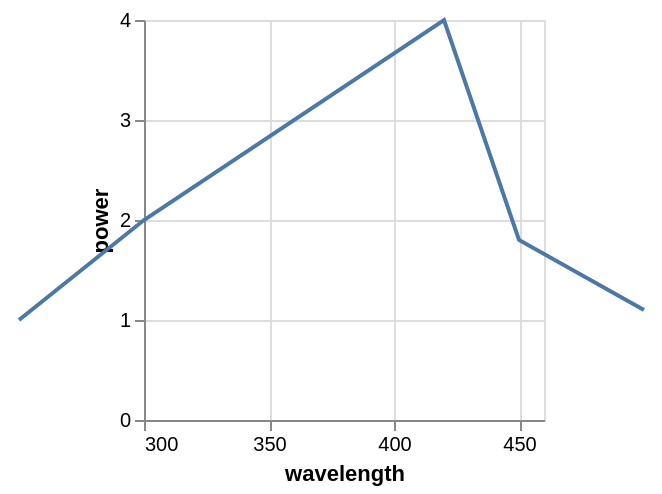

Source (Vega-Lite JSON):
### Vega specification from a JSON file in a GitHub repository (floating-point values rounded to 4 significant figures)
{"$schema": "https://vega.github.io/schema/vega/v5.json", "autosize": "pad", "padding": 5, "width": 200, "height": 200, "style": "cell", "data": [{"name": "source_0", "values": [{"wavelength": 250, "power": 1}, {"wavelength": 300, "power": 2}, {"wavelength": 420, "power": 4}, {"wavelength": 450, "power": 1.8}, {"wavelength": 500, "power": 1.1}]}, {"name": "data_0", "source": "source_0", "transform": [{"type": "formula", "expr": "toNumber(datum[\"wavelength\"])", "as": "wavelength"}]}], "marks": [{"name": "marks", "type": "line", "style": ["line"], "sort": {"field": "datum[\"wavelength\"]"}, "from": {"data": "data_0"}, "encode": {"update": {"stroke": {"value": "#4c78a8"}, "x": {"scale": "x", "field": "wavelength"}, "y": {"scale": "y", "field": "power"}, "defined": {"signal": "datum[\"wavelength\"] !== null && !isNaN(datum[\"wavelength\"]) && datum[\"power\"] !== null && !isNaN(datum[\"power\"])"}}}}], "scales": [{"name": "x", "type": "linear", "domain": [300, 450], "range": [0, {"signal": "width"}], "nice": true, "zero": false}, {"name": "y", "type": "linear", "domain": {"data": "data_0", "field": "power"}, "range": [{"signal": "height"}, 0], "nice": true, "zero": true}], "axes": [{"scale": "x", "orient": "bottom", "gridScale": "y", "grid": true, "tickCount": {"signal": "ceil(width/40)"}, "domain": false, "labels": false, "maxExtent": 0, "minExtent": 0, "ticks": false, "zindex": 0}, {"scale": "y", "orient": "left", "gridScale": "x", "grid": true, "tickCount": {"signal": "ceil(height/40)"}, "domain": false, "labels": false, "maxExtent": 0, "minExtent": 0, "ticks": false, "zindex": 0}, {"scale": "x", "orient": "bottom", "grid": false, "title": "wavelength", "labelFlush": true, "labelOverlap": true, "tickCount": {"signal": "ceil(width/40)"}, "zindex": 0}, {"scale": "y", "orient": "left", "grid": false, "title": "power", "labelOverlap": true, "tickCount": {"signal": "ceil(height/40)"}, "zindex": 0}]}
